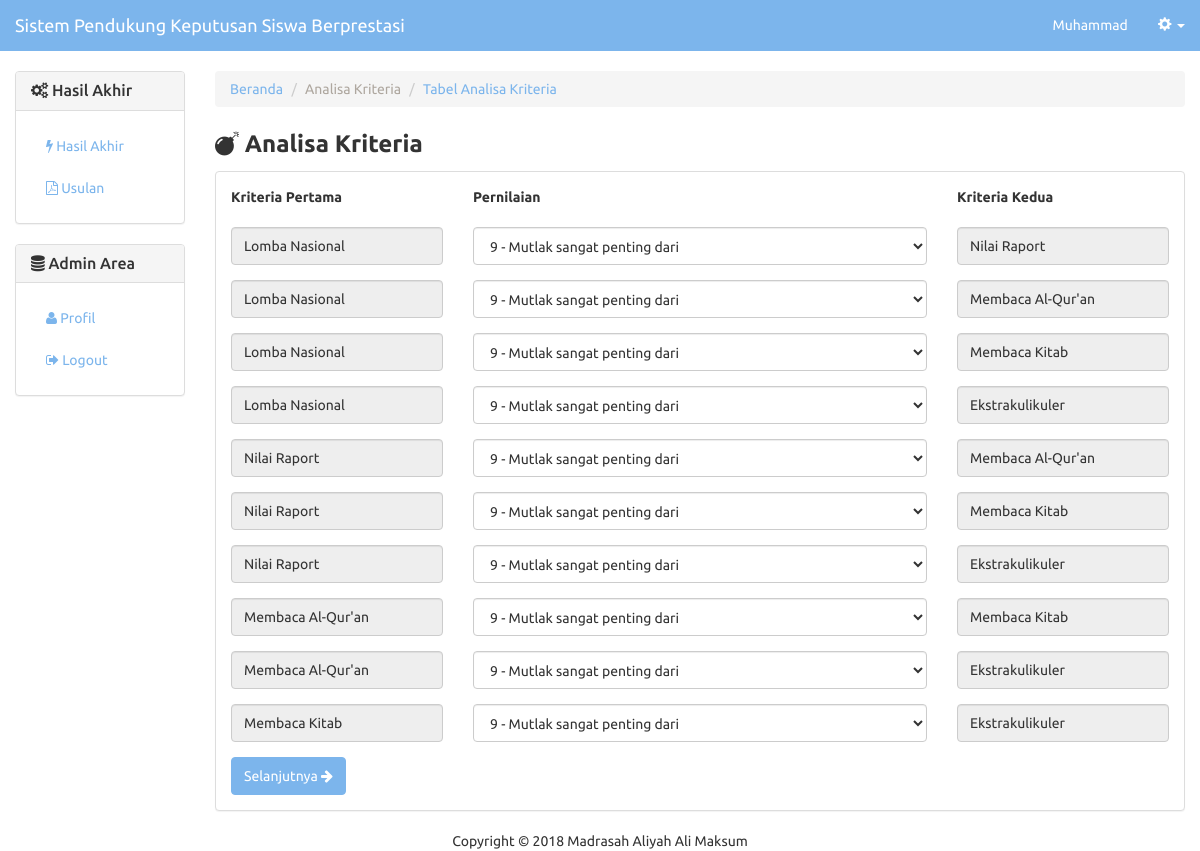
Page /analisa-kriteria.php (signed in) on the committed database.
### tables this page shows
CREATE TABLE IF NOT EXISTS `data_kriteria` (
  `id_kriteria` varchar(2) NOT NULL,
  `nama_kriteria` varchar(45) NOT NULL,
  `jumlah_kriteria` double NOT NULL,
  `bobot_kriteria` double NOT NULL,
  PRIMARY KEY (`id_kriteria`)
);

### includes/kriteria.inc.php (called while the page is built, shortened)
<?php
class Kriteria {
	private $conn;
	private $table_name = "data_kriteria";
	public function __construct($db) {
		$this->conn = $db;
	}
	function readAll() {
		$query = "SELECT * FROM {$this->table_name} ORDER BY id_kriteria ASC";
		$stmt = $this->conn->prepare( $query );
		$stmt->execute();
		return $stmt;
	}
	function countAll() {
		$query = "SELECT * FROM {$this->table_name} ORDER BY id_kriteria ASC";
		$stmt = $this->conn->prepare( $query );
		$stmt->execute();
		return $stmt->rowCount();
	}
	function readSatu($a) {
		$query = "SELECT * FROM {$this->table_name} WHERE id_kriteria='$a' LIMIT 0,1";
		$stmt = $this->conn->prepare( $query );
		$stmt->execute();
		return $stmt;
	}
}

### includes/nilai.inc.php (called while the page is built, shortened)
<?php
class Nilai {
	private $conn;
	private $table_name = "nilai";
	public function __construct($db) {
		$this->conn = $db;
	}
	function readAll() {
		$query = "SELECT * FROM {$this->table_name} ORDER BY id_nilai ASC";
		$stmt = $this->conn->prepare( $query );
		$stmt->execute();
		return $stmt;
	}
}

### analisa-kriteria.php (the view, shortened to what this page needs)
<?php
include_once 'header.php';
include_once 'includes/kriteria.inc.php';
include_once 'includes/nilai.inc.php';
$kriteriaObj = new Kriteria($db);
$nilaiObj = new Nilai($db);
$kriteriaCount = $kriteriaObj->countAll();
$r = [];
$kriterias = $kriteriaObj->readAll();
while ($row = $kriterias->fetch(PDO::FETCH_ASSOC)) {
	$kriteriass = $kriteriaObj->readSatu($row['id_kriteria']);
	while ($roww = $kriteriass->fetch(PDO::FETCH_ASSOC)) {
		$pcs = explode("C", $roww['id_kriteria']);
		$c = $kriteriaCount - $pcs[1];
	}
	if ($c>=1) {
		$r[$row['id_kriteria']] = $c;
	}
}
?>
		<div class="row">
		  <div class="col-xs-12 col-sm-12 col-md-2">
		  <?php
			include_once 'sidebar.php';
			?>
		  </div>
		  <div class="col-xs-12 col-sm-12 col-md-10">
		  <ol class="breadcrumb">
			<li><a href="index.php">Beranda</a></li>
			<li class="active">Analisa Kriteria</li>
			<li><a href="analisa-kriteria-tabel.php">Tabel Analisa Kriteria</a></li>
		</ol>
		<p style="margin-bottom:10px;">
			<strong style="font-size:18pt;"><span class="fa fa-bomb"></span> Analisa Kriteria</strong>
		</p>
		<div class="panel panel-default">
			<div class="panel-body">
				<form method="post" action="analisa-kriteria-tabel.php">
					<div class="row">
						<div class="col-xs-12 col-md-3">
							<div class="form-group">
								<label>Kriteria Pertama</label>
							</div>
						</div>
						<div class="col-xs-12 col-md-6">
							<div class="form-group">
								<label>Pernilaian</label>
							</div>
						</div>
						<div class="col-xs-12 col-md-3">
							<div class="form-group">
								<label>Kriteria Kedua</label>
							</div>
						</div>
					</div>
					<?php $no=1; foreach ($r as $k => $v): ?>
						<?php for ($i=1; $i<=$v; $i++): ?>
							<?php $rows = $kriteriaObj->readSatu($k); while ($row = $rows->fetch(PDO::FETCH_ASSOC)): ?>
								<div class="row">
									<div class="col-xs-12 col-md-3">
										<div class="form-group">
											<?php $rows = $kriteriaObj->readSatu($k); while($row = $rows->fetch(PDO::FETCH_ASSOC)): ?>
												<input type="text" class="form-control" value="<?=$row['nama_kriteria'] ?>" readonly />
											<?php endwhile; ?>
										</div>
									</div>
									<div class="col-xs-12 col-md-6">
										<div class="form-group">
											<select class="form-control" name="nl<?=$no?>">
												<?php $rows = $nilaiObj->readAll(); while ($row = $rows->fetch(PDO::FETCH_ASSOC)): ?>
													<option value="<?=$row['jum_nilai']?>"><?=$row['jum_nilai']?> - <?=$row['ket_nilai']?></option>
												<?php endwhile; ?>
											</select>
										</div>
									</div>
									<div class="col-xs-12 col-md-3">
										<div class="form-group">
											<?php $pcs = explode("C", $k); $nid = "C".($pcs[1]+$i); ?>
											<?php $rows = $kriteriaObj->readSatu($nid); while($row = $rows->fetch(PDO::FETCH_ASSOC)): ?>
												<input type="text" class="form-control" value="<?=$row['nama_kriteria']?>" readonly />
											<?php endwhile; ?>
										</div>
									</div>
								</div>
							<?php endwhile; $no++; ?>
						<?php endfor; ?>
					<?php endforeach; ?>
					<button type="submit" name="submit" class="btn btn-primary"> Selanjutnya <span class="fa fa-arrow-right"></span></button>
				</form>
			</div>
		</div>
	</div>
</div>
		<?php
include_once 'footer.php';
?>

### rows in the picture
data_kriteria: nama_kriteria "Lomba Nasional"
data_kriteria: nama_kriteria "Nilai Raport"
data_kriteria: nama_kriteria "Membaca Al-Qur'an"
data_kriteria: nama_kriteria "Membaca Kitab"
data_kriteria: nama_kriteria "Ekstrakulikuler"

### other values in the picture
$_SESSION['nama_lengkap'] "Muhammad"
form field value "9 - Mutlak sangat penting dari"
